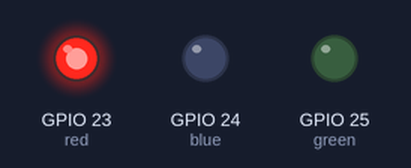
The program below on a simulated Raspberry Pi (BCM pin numbers). Parts: output pins drawn as LEDs (lit = HIGH). What the program prints to the terminal is not drawn.

Above: at 1.5 s.
At 4.5 s:
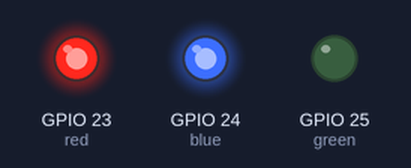
At 7.5 s:
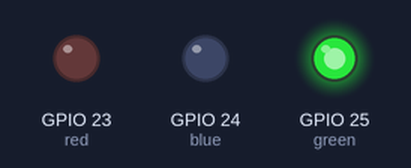
Timing chart, 0 to 11.7 s (numbered marks = the images above):
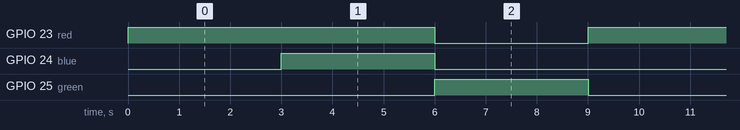

Measured:
- by itself, GPIO 23 (red): alternates HIGH for 6.0 s and LOW for 3.0 s
- by itself, GPIO 24 (blue), GPIO 25 (green): alternates HIGH for 3.0 s and LOW for 6.0 s
- by itself, everything shown: repeats every 9.0 s, in 3 steps

The program:

app_led.py
```python
#!/usr/bin/env python3
# -*- coding: UTF-8 -*-

# 树莓派管脚操作示例

import RPi.GPIO as GPIO
import time
#import picamera

#gpio = 17
red = 23
blue = 24
green = 25
#初始化
def init():
    #设置不显示警告
    GPIO.setwarnings(False)
    #设置读取面板针脚模式
    GPIO.setmode(GPIO.BCM)
    #设置读取针脚标号
    GPIO.setup(red,GPIO.OUT)
    GPIO.setup(blue,GPIO.OUT)
    GPIO.setup(green,GPIO.OUT)
    pass

def detct():
    while True:
        #当高电平信号输入时报警
        GPIO.output(red,GPIO.HIGH)
        time.sleep(3)
        GPIO.output(blue,GPIO.HIGH)
        time.sleep(3)
        GPIO.output(red,GPIO.LOW)
        GPIO.output(blue,GPIO.LOW)
        GPIO.output(green,GPIO.HIGH)
        time.sleep(3)
        GPIO.output(green,GPIO.LOW)

def alart(curtime):
    print(curtime + " Someone is coming!")
try:
    init()
    print("start")
    detct()

except KeyboardInterrupt:
    GPIO.output(green,GPIO.LOW)
    GPIO.output(red,GPIO.LOW)
    GPIO.output(blue,GPIO.LOW)
    GPIO.cleanup()
```
